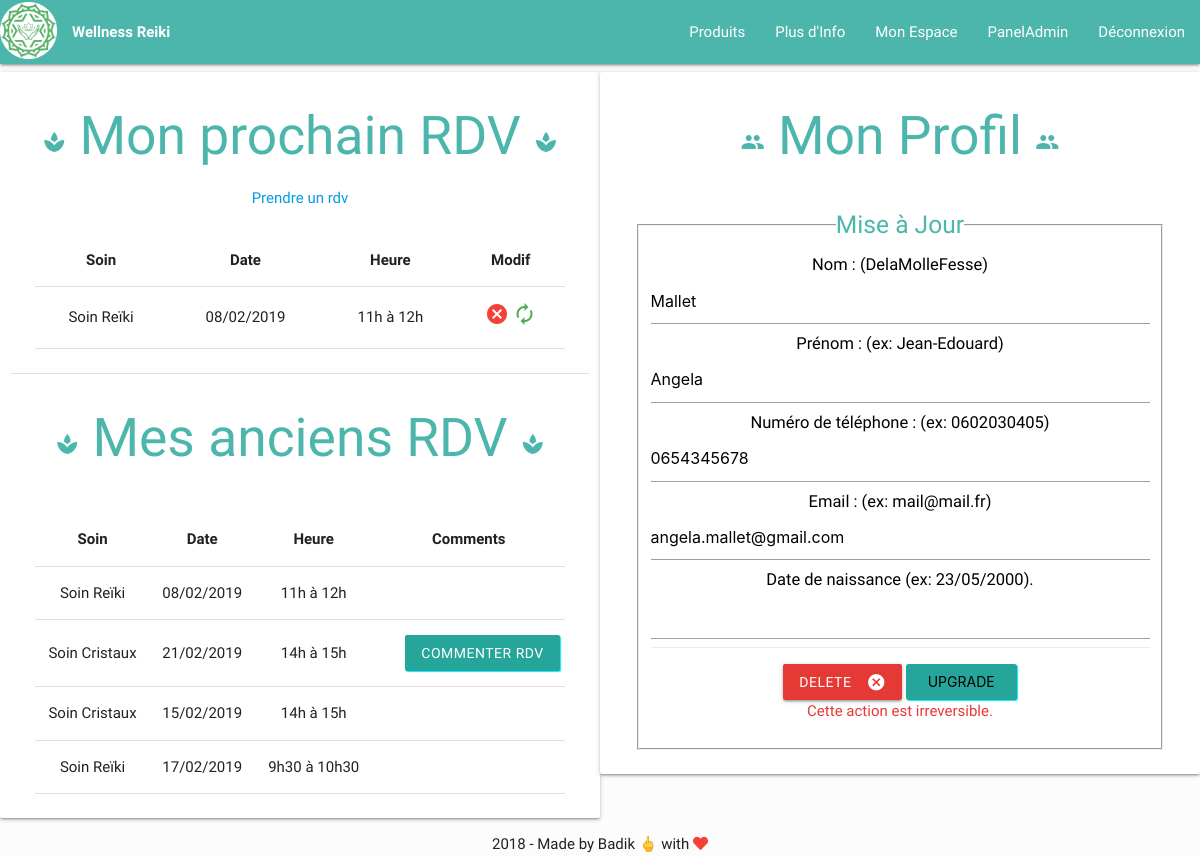
/views/userPage.php (signed in), run on the app's committed database.
### tables this page shows
CREATE TABLE `octopus_prestations` (
  `prestations_id` int(11) NOT NULL,
  `prestations_name` varchar(50) NOT NULL,
  `prestations_description` varchar(450) NOT NULL,
  `prestations_image` varchar(350) NOT NULL
);

CREATE TABLE `octopus_timeRDV` (
  `timeRDV_id` int(11) NOT NULL,
  `timeRDV_timeRDV` varchar(20) NOT NULL
);

CREATE TABLE `octopus_dateRDV` (
  `dateRDV_id` int(11) NOT NULL,
  `dateRDV_dateRDV` date NOT NULL,
  `dateRDV_validate` tinyint(1) NOT NULL DEFAULT '0',
  `users_id` int(11) NOT NULL,
  `prestations_id` int(11) NOT NULL,
  `timeRDV_id` int(11) NOT NULL
);

CREATE TABLE `octopus_users` (
  `users_id` int(11) NOT NULL,
  `users_lastname` varchar(50) NOT NULL,
  `users_firstname` varchar(50) NOT NULL,
  `users_phone` int(11) NOT NULL,
  `users_email` varchar(50) NOT NULL,
  `users_password` varchar(350) NOT NULL,
  `users_adress` varchar(200) DEFAULT NULL,
  `users_birthdate` date DEFAULT NULL,
  `typeUsers_id` int(11) NOT NULL DEFAULT '3'
);

### controllers/userPageController.php (called while the page is built, shortened)
<?php
require_once '../models/database.php';
require_once '../models/users.php';
require_once '../models/daterdv.php';
$users = new octopus_users();
$daterdv = new daterdv();
if (isset($_SESSION['users_id'])) {
    $users->users_id = $_SESSION['users_id'];
    $daterdv->users_id = $_SESSION['users_id'];
}
$userIsFind = $users->getUsersById();
$rdvidUserList = $daterdv->getRDVByidUser();
$rdvFind = $daterdv->getRDVByid();
?>

### models/database.php (called while the page is built, shortened)
<?php
class database {
    public function __construct() {
        try {
            $this->dataBase = new PDO('mysql:host=localhost;dbname=Wellness_Reili_octopus;charset=utf8', 'admin', 'primin');
        } catch (Exception $errorMessage) {
            die('Erreur : ' . $errorMessage->getMessage());
        }
    }
}

### models/users.php (called while the page is built, shortened)
<?php
class octopus_users extends database {
    public $users_id;
    public function getUsersById() {
        $isCorrect = false;
        $query = 'SELECT `users_id`, `users_lastname`, `users_firstname`,'
                . 'DATE_FORMAT(`users_birthdate`, "%d/%m/%Y") AS `users_birthdate`,'
                . '`users_phone`, `users_email`, `users_adress`, `typeUsers_id` '
                . 'FROM `octopus_users`'
                . 'WHERE `users_id` = :users_id';
        $findProfil = $this->dataBase->prepare($query);
        $findProfil->bindValue(':users_id', $this->users_id, PDO::PARAM_INT);
        if ($findProfil->execute()) {
            $profil = $findProfil->fetch(PDO::FETCH_OBJ);
            if (is_object($profil)) {
                $this->users_lastname = $profil->users_lastname;
                $this->users_firstname = $profil->users_firstname;
                $this->users_birthdate = $profil->users_birthdate;
                $this->users_phone = $profil->users_phone;
                $this->users_email = $profil->users_email;
                $isCorrect = true;
            }
        }
        return $isCorrect;
    }
}

### models/daterdv.php (called while the page is built, shortened)
<?php
class daterdv extends database {
    public $users_id;
    public function getRDVByidUser() {
        $query = 'SELECT `octopus_dateRDV`.`dateRDV_id`, `octopus_dateRDV`.`users_id`, `octopus_dateRDV`.`dateRDV_validate`,'
                . '`octopus_dateRDV`.`timeRDV_id`, `octopus_dateRDV`.`prestations_id`,'
                . 'DATE_FORMAT(`octopus_dateRDV`.`dateRDV_dateRDV`, "%d/%m/%Y") AS `dateRDV_dateRDV`,'
                . '`octopus_timeRDV`.`timeRDV_timeRDV`,`octopus_prestations`.`prestations_name`'
                . 'FROM `octopus_dateRDV`'
                . 'INNER JOIN `octopus_users` ON `octopus_dateRDV`.`users_id` = `octopus_users`.`users_id`'
                . 'INNER JOIN `octopus_prestations` ON `octopus_dateRDV`.`prestations_id` = `octopus_prestations`.`prestations_id`'
                . 'INNER JOIN `octopus_timeRDV` ON `octopus_dateRDV`.`timeRDV_id` = `octopus_timeRDV`.`timeRDV_id`'
                . 'WHERE `octopus_dateRDV`.`users_id` = :users_id ';
        $result = $this->dataBase->prepare($query);
        $result->bindValue(':users_id', $this->users_id, PDO::PARAM_INT);
        $result->execute();
        $rdvidUserList = $result->fetchAll(PDO::FETCH_OBJ);
        return $rdvidUserList;
    }
    public function getRDVByid() {
        $rdvFind = false;
        $query = 'SELECT `octopus_dateRDV`.`dateRDV_id`, `octopus_dateRDV`.`users_id`, `octopus_dateRDV`.`dateRDV_validate`,'
                . '`octopus_dateRDV`.`timeRDV_id`, `octopus_dateRDV`.`prestations_id`,'
                . 'DATE_FORMAT(`octopus_dateRDV`.`dateRDV_dateRDV`, "%d/%m/%Y") AS `dateRDV_dateRDV`,'
                . '`octopus_timeRDV`.`timeRDV_timeRDV`,`octopus_prestations`.`prestations_name`'
                . 'FROM `octopus_dateRDV`'
                . 'INNER JOIN `octopus_users` ON `octopus_dateRDV`.`users_id` = `octopus_users`.`users_id`'
                . 'INNER JOIN `octopus_prestations` ON `octopus_dateRDV`.`prestations_id` = `octopus_prestations`.`prestations_id`'
                . 'INNER JOIN `octopus_timeRDV` ON `octopus_dateRDV`.`timeRDV_id` = `octopus_timeRDV`.`timeRDV_id`'
                . 'WHERE `octopus_dateRDV`.`users_id` = :users_id';
        $result = $this->dataBase->prepare($query);
        $result->bindValue(':users_id', $this->users_id, PDO::PARAM_INT);
        if ($result->execute()) {
            $profil = $result->fetch(PDO::FETCH_OBJ);
            if (is_object($profil)) {
                $this->users_id = $profil->users_id;
                $this->dateRDV_id = $profil->dateRDV_id;
                $this->prestations_name = $profil->prestations_name;
                $this->timeRDV_timeRDV = $profil->timeRDV_timeRDV;
                $this->dateRDV_dateRDV = $profil->dateRDV_dateRDV;
                $rdvFind = true;
            }
        }
        return $rdvFind;
    }
}

### views/userPage.php (the view, shortened to what this page needs)
<?php
require_once '../controllers/userPageController.php'
?>
<!DOCTYPE html>
<html lang="fr">
    <?php include_once '../includes/header.php'; ?>
    <div class="container-fluid row center">
        <div class="card col m12 l6">
            <?php
            if ($userIsFind) {
                ?>
                <div class="card-title groundcolor"><h2><i class="material-icons">spa</i> Mon prochain RDV <i class="material-icons">spa</i></h2></div>
                <div><a href="../index.php#Presta">Prendre un rdv</a></div>
                <div class="card-content">
                    <table class="centered highlight responsive-table">
                        <thead>
                            <tr>
                                <th>Soin</th>
                                <th>Date</th>
                                <th>Heure</th>
                                <th>Modif</th>
                            </tr>
                        </thead>
                        <tbody>
                            <?php if ($rdvFind) { ?>
                                <tr>
                                    <td><?= $daterdv->prestations_name ?></td>
                                    <td><?= $daterdv->dateRDV_dateRDV ?></td>
                                    <td><?= $daterdv->timeRDV_timeRDV ?></td>
                                    <td><a href="userPage.php?idUser=<?= $users->users_id ?>&DeleteRDV=<?= $daterdv->dateRDV_id ?>" name="action">
                                            <i class="material-icons red-text">cancel</i>
                                        </a>
                                        <a class="" href="userPage.php" name="action">
                                            <i class="material-icons green-text">autorenew</i>
                                        </a></td>
                                </tr>
                            <?php } ?>
                        </tbody>
                    </table>
                </div>
            <?php } ?>
            <div class="divider"></div>
            <?php if ($userIsFind) { ?>
                <div class="card-title groundcolor"><h2><i class="material-icons">spa</i> Mes anciens RDV <i class="material-icons">spa</i></h2></div>
                <div class="card-content">
                    <table class="centered highlight responsive-table">
                        <thead>
                            <tr>
                                <th>Soin</th>
                                <th>Date</th>
                                <th>Heure</th>
                                <th>Comments</th>
                            </tr>
                        </thead>
                        <?php foreach ($rdvidUserList AS $daterdv) { ?>
                            <tbody>
                                <tr>
                                    <td><?= $daterdv->prestations_name ?></td>
                                    <td><?= $daterdv->dateRDV_dateRDV ?></td>
                                    <td><?= $daterdv->timeRDV_timeRDV ?></td>
                                    <?php if ($daterdv->dateRDV_validate == 1) { ?>
                                        <td><a class="waves-effect waves-light btn modal-trigger right" href="#modaladdComment">Commenter rdv</a></td>
                            <?php } ?>
                            </tr>
                        <?php } ?>
                        </tbody>
                    </table>
                </div>
            </div>
            <?php
        }
        if ($userIsFind) {
            ?>
            <div class="card col m12 l6">
                <div class="card-title groundcolor">
                    <h2><i class="material-icons">group</i>
                        Mon Profil
                        <i class="material-icons">group</i>
                    </h2>
                </div>
                <div class="card-content">
                    <form id="inscription" method="post" action="userPage.php?idUser=<?= $users->users_id ?>">
                        <fieldset>
                            <legend>Mise à Jour <?php if (isset($_SESSION['isSuperUser'])) { ?>
                                <?php } ?></legend>
                            <div>
                                <label for="users_lastname">Nom : (DelaMolleFesse)</label>
                                <input name="users_lastname" type="text" id="users_lastname" required class="validate" value="<?= $users->users_lastname ?>" pattern="[a-zA-Zàáâãäåçèéêëìíîïðòóôõöùúûüýÿ-]+"  />
                            </div>
                            <div>
                                <label for="users_firstname">Prénom : (ex: Jean-Edouard)</label>
                                <input name="users_firstname" type="text" id="users_firstname" required class="validate" value="<?= $users->users_firstname ?>" pattern="[a-zA-Zàáâãäåçèéêëìíîïðòóôõöùúûüýÿ-]+" />
                            </div>
                            <div>
                                <label for="users_phone">Numéro de téléphone : (ex: 0602030405)</label>
                                <input id="users_phone" name="users_phone" type="tel" class="validate" required pattern="((\+)33|0)[1-9](\d{2}){4}" value="0<?= $users->users_phone ?>" />
                            </div>
                            <div>
                                <label for="users_email">Email : (ex: mail@mail.fr)</label>
                                <input name="users_email" type="email" id="users_email" required class="validate"  value="<?= $users->users_email ?>" />
                            </div>
                            <div>
                                <label for="users_birthdate">Date de naissance (ex: 23/05/2000).</label>
                                <input id="users_birthdate" name="users_birthdate" type="text" class="datepicker" value="<?= $users->users_birthdate ?>" />
                            </div>
                            <div class="card-action">
                                <a class="btn red darken-1" href="userPage.php?deleteThis=<?= $users->users_id ?>" name="action">Delete
                                    <i class="material-icons right">cancel</i>
                                </a>
                                <input name="updateButton" type="submit" class="waves-effect waves-light btn" value="Upgrade"/>
                                <p class="badge red-text text-darken-1">Cette action est irreversible.</p>
                            </div>
                        </fieldset>
                    </form>
                </div>
            </div>
        <?php } else { ?>
            <div>
                <p>Votre Profil n'a pas été trouvé.</p>
            </div>
        <?php } ?>
    </div>
    <?php include_once '../includes/footer.php'; ?>
</body>
</html>

### assets/css/style.css (style rules this page uses)
body { font-family: 'Thasadith', sans-serif; background-color: #fcfcfc; }
.row { margin: 0px; }
legend { font-size: 1.64rem; line-height: 110%; margin: 1.0933333333rem 0 .656rem 0; color : #4db6ac; }
.center { text-align: center; }
h2 { color : #4db6ac }
.btn.waves-effect { box-shadow: 1px 1px 1px #0ce7fe; }
label { color : black; font-size: 1.1rem; }
.card .card-title { font-size: 35px; }

### data on the page
octopus_prestations: prestations_name "Soin Reïki"
octopus_timerdv: timeRDV_timeRDV "11h à 12h"
octopus_daterdv: prestations.prestations_name "Soin Reïki", dateRDV_dateRDV "08/02/2019", timeRDV.timeRDV_timeRDV "11h à 12h"
octopus_daterdv: prestations.prestations_name "Soin Cristaux", dateRDV_dateRDV "21/02/2019", timeRDV.timeRDV_timeRDV "14h à 15h", dateRDV_validate "COMMENTER RDV"
octopus_daterdv: prestations.prestations_name "Soin Cristaux", dateRDV_dateRDV "15/02/2019", timeRDV.timeRDV_timeRDV "14h à 15h"
octopus_daterdv: prestations.prestations_name "Soin Reïki", dateRDV_dateRDV "17/02/2019", timeRDV.timeRDV_timeRDV "9h30 à 10h30"
octopus_users: users_lastname "Mallet", users_firstname "Angela", users_phone "0654345678", users_email "angela.mallet@gmail.com"

### other printed values
$daterdv->dateRDV_dateRDV "08/02/2019"
